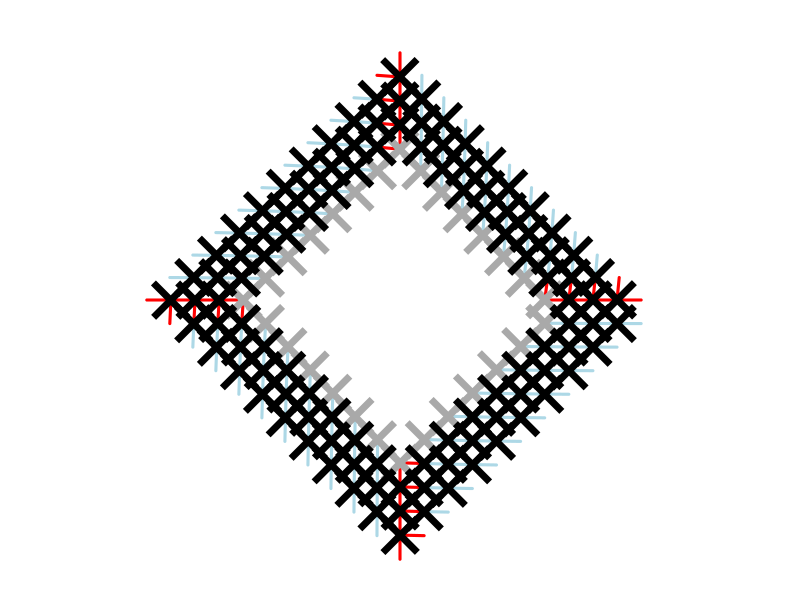

The R script that drew this image:
png("sc_cont_rounds.png",1000,1000)

par(pty="s",mar=c(0,0,0,0))
plot(0,0,type="n",axes=F,ann=F,xlim=c(-5.5,5.5),ylim=c(-5.5,5.5))
rmult = 1.5/pi
radd = 0
xxold = 0
yyold = 0
isleft = F
lmult = 1-2*isleft

lwd = 3

apr = 4
rowbeg = 6
rowend = 10

for(i in (apr*rowbeg):(apr*rowend-1)){
  ang1 = i/apr*2*pi*lmult
  r1 = i/apr*rmult+radd
  x1 = r1*cos(ang1)
  y1 = r1*sin(ang1)
  ang2 = (i+1)/apr*2*pi*lmult
  r2 = (i+1)/apr*rmult+radd
  x2 = r2*cos(ang2)
  y2 = r2*sin(ang2)
  numdots = max(i%/%apr,0)+1
  dotseq = seq(0,1-1/numdots,length.out=numdots)
  for(j in 1:numdots){
    dotrat = dotseq[j]
    xx = (1-dotrat)*x1+dotrat*x2
    yy = (1-dotrat)*y1+dotrat*y2
    if(!(xxold==0 && yyold==0)){
      lines(c(xxold,xx),c(yyold,yy),col="black",lwd=lwd)
    }
    if(i<6){
      lines(c(0,xx),c(0,yy),col="lightgreen",lwd=lwd)
    }
    xxold = xx
    yyold = yy
    #text(xx,yy,"+",srt=mean(c(ang1,ang2))/pi*180,cex=2)
    if(j==1){
      k = i+apr
      ang31 = k/apr*2*pi*lmult
      r31 = k/apr*rmult+radd
      x31 = r31*cos(ang31)
      y31 = r31*sin(ang31)
      ang32 = (k+1)/apr*2*pi*lmult
      r32 = (k+1)/apr*rmult+radd
      x32 = r32*cos(ang32)
      y32 = r32*sin(ang32)
      numdots33 = max(k%/%apr,0)+1
      dotseq33 = seq(0,1-1/numdots33,length.out=numdots33)
      dotrat33 = dotseq33[1]
      xx33 = (1-dotrat33)*x31+dotrat33*x32
      yy33 = (1-dotrat33)*y31+dotrat33*y32
      lines(c(xx,xx33),c(yy,yy33),col="red",lwd=lwd)
      dotrat33 = dotseq33[2]
      xx33 = (1-dotrat33)*x31+dotrat33*x32
      yy33 = (1-dotrat33)*y31+dotrat33*y32
      lines(c(xx,xx33),c(yy,yy33),col="red",lwd=lwd)
    } else {
      k = i+apr
      ang31 = k/apr*2*pi*lmult
      r31 = k/apr*rmult+radd
      x31 = r31*cos(ang31)
      y31 = r31*sin(ang31)
      ang32 = (k+1)/apr*2*pi*lmult
      r32 = (k+1)/apr*rmult+radd
      x32 = r32*cos(ang32)
      y32 = r32*sin(ang32)
      numdots33 = max(k%/%apr,0)+1
      dotseq33 = seq(0,1-1/numdots33,length.out=numdots33)
      dotrat33 = dotseq33[j+1]
      xx33 = (1-dotrat33)*x31+dotrat33*x32
      yy33 = (1-dotrat33)*y31+dotrat33*y32
      lines(c(xx,xx33),c(yy,yy33),col="lightblue",lwd=lwd)
    }
  }
}

for(i in (apr*rowbeg):(apr*rowend-1)){
  ang1 = i/apr*2*pi*lmult
  r1 = i/apr*rmult+radd
  x1 = r1*cos(ang1)
  y1 = r1*sin(ang1)
  ang2 = (i+1)/apr*2*pi*lmult
  r2 = (i+1)/apr*rmult+radd
  x2 = r2*cos(ang2)
  y2 = r2*sin(ang2)
  numdots = max(i%/%apr,0)+1
  dotseq = seq(0,1-1/numdots,length.out=numdots)
  for(j in 1:numdots){
    dotrat = dotseq[j]
    xx = (1-dotrat)*x1+dotrat*x2
    yy = (1-dotrat)*y1+dotrat*y2
    if(i < apr*(rowbeg+1)){
      dacol = "darkgrey"
    } else {
      dacol = "black"
    }
    text(xx,yy,"+",srt=mean(c(ang1,ang2))/pi*180,cex=6,col=dacol)
  }
}

dev.off()
